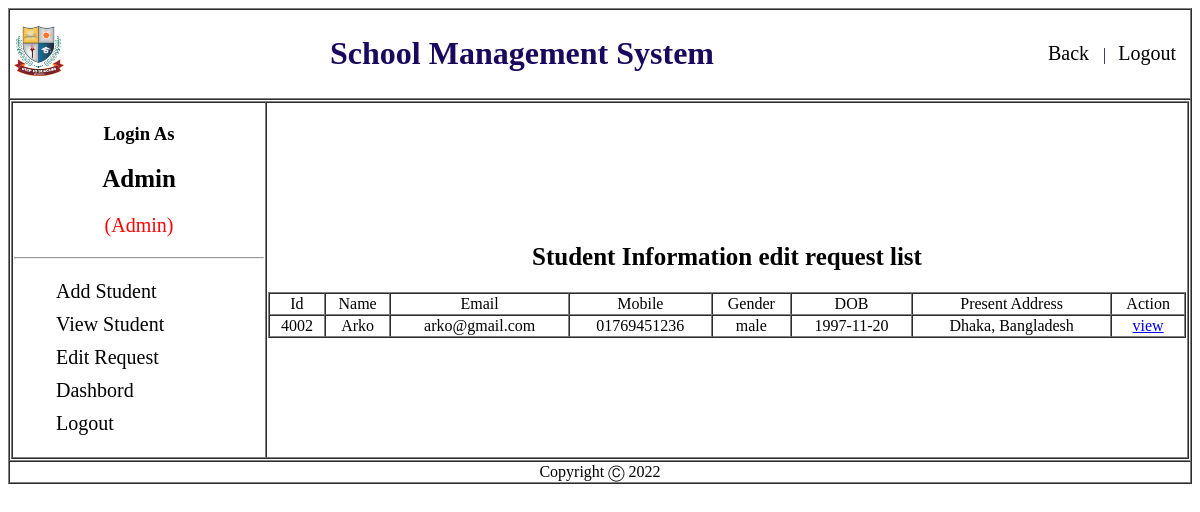
The app's page /Admin/view/editrequestlist.php (signed in) with its own data.
### tables this page shows
CREATE TABLE `edit_student` (
  `id` varchar(4) NOT NULL,
  `name` varchar(50) NOT NULL,
  `email` varchar(50) NOT NULL,
  `mobile` varchar(11) NOT NULL,
  `gender` varchar(10) NOT NULL,
  `dob` date NOT NULL,
  `p_address` varchar(70) NOT NULL
);

### Admin/Model/studentModel.php (called while the page is built, shortened)
<?php
function alleditUserList(){
    $conn = getConnection();
    $sql = "select * from edit_student";
    $result = mysqli_query($conn, $sql);
    $users =[];
		while($row = mysqli_fetch_assoc($result)){
			array_push($users, $row);
		}
		return $users;
}
?>

### Admin/View/editrequestlist.php (the view, shortened to what this page needs)
<?php
	include('header.php');
	include_once('../model/studentModel.php');
	$UsersList = alleditUserList();
?>
<div id="sidebar" class="">
                <ul>
                  <li><a href="addStudent.php">Add Student</a></li>
                  <li><a href="viewStudent.php">View Student</a></li>
                  <li><a href="editrequestlist.php">Edit Request</a></li>
                  <li><a href="dashboard.php">Dashbord</a></li>
                  <li><a href="../Controller/logout.php">Logout</a></li>
                </ul>
							</div>
              </td>
              <td>
                <center><h2>Student Information edit request list</h2></center>
								<?php
								echo "<table border = 1 width='100%' cellspacing = 0  >
								<tr align = 'center'>
										<td>Id</td>
										<td>Name</td>
										<td>Email</td>
										<td>Mobile</td>
										<td>Gender</td>
										<td>DOB</td>
										<td>Present Address</td>
										<td>Action</td>
								</tr>";
								for($i = 0; $i<count($UsersList); $i++){
										echo "<tr align = 'center'>
										<td>{$UsersList[$i]['id']}</td>
										<td>{$UsersList[$i]['name']}</td>
										<td>{$UsersList[$i]['email']}</td>
										<td>{$UsersList[$i]['mobile']}</td>
										<td>{$UsersList[$i]['gender']}</td>
										<td>{$UsersList[$i]['dob']}</td>
                    <td>{$UsersList[$i]['p_address']}</td>
										<td> <a href='editrequestStudent.php?id={$UsersList[$i]['id']}'> view </a>  </td>
								</tr>";
								}
								echo "</table>";
								?>
              </td>
            </tr>
          </table>
        </td>
      </tr>
      <?php include('footer.php'); ?>

### Admin/Style/sidebar.css (style rules this page uses)
#navigation h2 { font-size: 25px; text-align: center; }
#sidebar ul li { list-style-type: none; font-size: 20px; padding: 5px 2px; }
#sidebar ul li:last-child { border-bottom: 0; }
#sidebar ul li a { text-decoration: none; color: #000; }

### records on screen
edit_student: id "4002", name "Arko", email "arko@gmail.com", mobile "01769451236", gender "male", dob "1997-11-20", p_address "Dhaka, Bangladesh"

### other values on screen
$_COOKIE['name'] "Admin"
